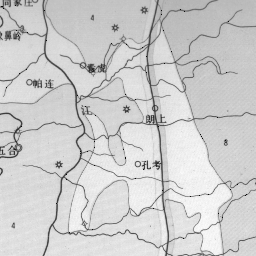
//> input picture image processing/PB13011079_杨智_图像处理上机报告/data/map.bmp, 256 x 256 px
$ ./lab3_sobel   (built with g++ and OpenCV 4)
//> lines starting //> are read from the running program, lines starting //| are printed output that depends on the picture
#include <cstdio>
#include <opencv2/core/core.hpp>
#include <opencv2/highgui/highgui.hpp>
#include <opencv2/opencv.hpp>


using namespace std;
using namespace cv;

int main()
{
    Mat src, dst1, dst2;
    Mat result;

    // initial params
    Mat kernel1 = (Mat_<float>(3, 3) << -1, -2, -1, 0, 0, 0, 1, 2, 1);
    Mat kernel2 = (Mat_<float>(3, 3) << -1, 0, 1, -2, 0, 2, -1, 0, 1);
    Point anchor = Point(-1, -1);   // kernel center
    double delta = 0;
    int ddepth = -1;                // same as src.depth();;

    // load image
    // src = imread("/Users/yangzhi/Desktop/cv_lab/blood1.bmp");
    src = imread("/Users/yangzhi/Desktop/cv_lab/map.bmp");
//> src is the input picture: 256 rows x 256 cols, CV_8UC3; min 10, max 253, mean 205.4
    cvtColor(src, src, CV_RGB2GRAY);
//> src: 256 rows x 256 cols, CV_8UC1

    // apply filter
    imshow("original picture", src);
    filter2D(src, dst1, ddepth , kernel1, anchor, delta, BORDER_DEFAULT);
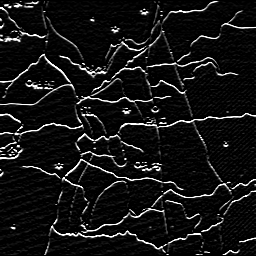
//> dst1: 256 rows x 256 cols, CV_8UC1; min 0, max 255, mean 20.4
    imshow("kernel1", dst1);
    filter2D(src, dst2, ddepth , kernel2, anchor, delta, BORDER_DEFAULT);
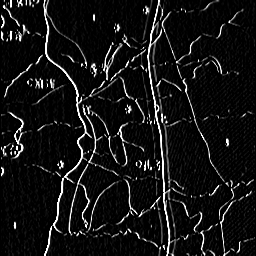
//> dst2: 256 rows x 256 cols, CV_8UC1; min 0, max 255, mean 20.1
    imshow("kernel2", dst2);

    cv::max(dst1, dst2, result);
    imshow("Sobel result", result);
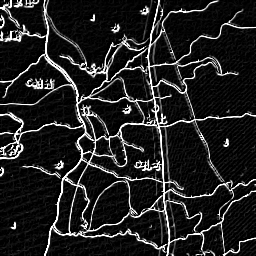
//> window 'Sobel result': 256 rows x 256 cols, CV_8UC1; min 0, max 255, mean 34.1

    waitKey(0);
    return 0;
}
